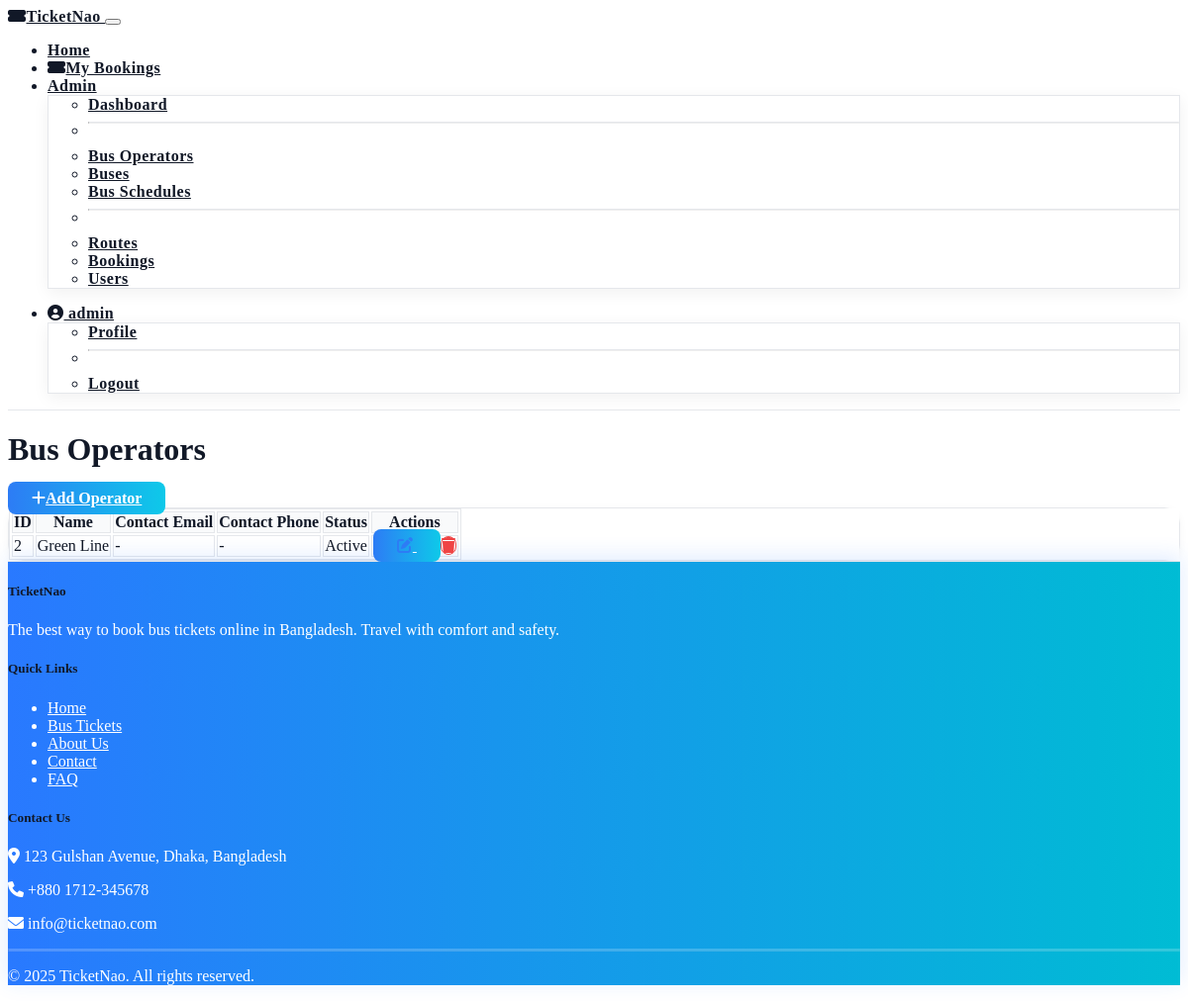
Page /admin-panel/operators/ (signed in) on the committed database.
### main/models.py (models this page shows, shortened)
class Operator(models.Model):
    name = models.CharField(max_length=100)
    description = models.TextField(blank=True, null=True)
    logo = models.URLField(blank=True, null=True)
    contact_email = models.EmailField(blank=True, null=True)
    contact_phone = models.CharField(max_length=20, blank=True, null=True)
    is_active = models.BooleanField(default=True)
    created_at = models.DateTimeField(auto_now_add=True)
    updated_at = models.DateTimeField(auto_now=True)

### admin_panel/views.py (the view)
# urls.py: path('operators/', views.operators, name='operators'),
@login_required
@user_passes_test(is_admin)
def operators(request):
    operators_list = Operator.objects.all()
    context = {
        'operators': operators_list,
    }
    return render(request, 'admin/operators.html', context)

### admin_panel/views.py (called while the page is built)
def is_admin(user):
    return user.is_authenticated and user.is_superuser

### templates/admin/operators.html (shortened to what this page needs)
{% extends 'base.html' %}
{% load static %}
{% block content %}
<div class="container py-4">
    <div class="d-flex justify-content-between align-items-center mb-4">
        <h1 class="mb-0">Bus Operators</h1>
        <a href="{% url 'admin_panel:add_operator' %}" class="btn btn-primary">
            <i class="fas fa-plus me-2"></i>Add Operator
        </a>
    </div>
    <div class="card">
        <div class="card-body">
            <div class="table-responsive">
                <table class="table table-striped table-hover datatable" id="operators-table">
                    <thead class="table-dark">
                        <tr>
                            <th>ID</th>
                            <th>Name</th>
                            <th>Contact Email</th>
                            <th>Contact Phone</th>
                            <th>Status</th>
                            <th>Actions</th>
                        </tr>
                    </thead>
                    <tbody>
                        {% for operator in operators %}
                        <tr>
                            <td>{{ operator.id }}</td>
                            <td>{{ operator.name }}</td>
                            <td>{{ operator.contact_email|default:"-" }}</td>
                            <td>{{ operator.contact_phone|default:"-" }}</td>
                            <td>
                                {% if operator.is_active %}
                                <span class="badge bg-success">Active</span>
                                {% else %}
                                <span class="badge bg-danger">Inactive</span>
                                {% endif %}
                            </td>
                            <td>
                                <div class="btn-group btn-group-sm" role="group">
                                    <a href="{% url 'admin_panel:edit_operator' operator.id %}" class="btn btn-primary" title="Edit">
                                        <i class="fas fa-edit"></i>
                                    </a>
                                    <a href="{% url 'admin_panel:delete_operator' operator.id %}" class="btn btn-danger" title="Delete">
                                        <i class="fas fa-trash"></i>
                                    </a>
                                </div>
                            </td>
                        </tr>
                        {% empty %}
                        <tr>
                            <td colspan="6" class="text-center">No operators found.</td>
                        </tr>
                        {% endfor %}
                    </tbody>
                </table>
            </div>
        </div>
    </div>
</div>
{% endblock %}

### templates/base.html (shortened to what this page needs)
<!DOCTYPE html>
{% load static %}
<html lang="en" data-bs-theme="dark">
<head>
    <link rel="stylesheet" href="https://cdn.replit.com/agent/bootstrap-agent-dark-theme.min.css">
    <link rel="stylesheet" href="https://cdnjs.cloudflare.com/ajax/libs/font-awesome/6.0.0/css/all.min.css">
    <link rel="stylesheet" href="https://cdn.jsdelivr.net/npm/simple-datatables@latest/dist/style.css">
    <link rel="stylesheet" href="{% static 'css/style.css' %}">
</head>
<body>
    <header>
        <nav class="navbar navbar-expand-lg navbar-vibrant">
            <div class="container">
                <a class="navbar-brand" href="{% url 'main:index' %}">
                    <i class="fas fa-ticket-alt me-2"></i>TicketNao
                </a>
                <button class="navbar-toggler" type="button" data-bs-toggle="collapse" data-bs-target="#navbarNav" aria-controls="navbarNav" aria-expanded="false" aria-label="Toggle navigation">
                </button>
                <div class="collapse navbar-collapse" id="navbarNav">
                    <ul class="navbar-nav me-auto">
                        <li class="nav-item">
                            <a class="nav-link {% if request.resolver_match.url_name == 'index' %}active{% endif %}" href="{% url 'main:index' %}">Home</a>
                        </li>
                        {% if user.is_authenticated %}
                        <li class="nav-item">
                            <a class="nav-link {% if request.resolver_match.url_name == 'my_bookings' %}active{% endif %}" href="{% url 'main:my_bookings' %}">
                                <i class="fas fa-ticket-alt me-2"></i>My Bookings
                            </a>
                        </li>
                        {% endif %}
                        {% if user.is_authenticated and user.is_superuser %}
                        <li class="nav-item dropdown">
                            <a class="nav-link dropdown-toggle" href="#" id="navbarDropdown" role="button" data-bs-toggle="dropdown" aria-expanded="false">
                                Admin
                            </a>
                            <ul class="dropdown-menu" aria-labelledby="navbarDropdown">
                                <li><a class="dropdown-item" href="{% url 'admin_panel:dashboard' %}">Dashboard</a></li>
                                <li><hr class="dropdown-divider"></li>
                                <li><a class="dropdown-item" href="{% url 'admin_panel:operators' %}">Bus Operators</a></li>
                                <li><a class="dropdown-item" href="{% url 'admin_panel:buses' %}">Buses</a></li>
                                <li><a class="dropdown-item" href="{% url 'admin_panel:schedules' %}">Bus Schedules</a></li>
                                <li><hr class="dropdown-divider"></li>
                                <li><a class="dropdown-item" href="{% url 'admin_panel:routes' %}">Routes</a></li>
                                <li><a class="dropdown-item" href="{% url 'admin_panel:bookings' %}">Bookings</a></li>
                                <li><a class="dropdown-item" href="{% url 'admin_panel:users' %}">Users</a></li>
                            </ul>
                        </li>
                        {% endif %}
                    </ul>
                    <ul class="navbar-nav">
                        {% if user.is_authenticated %}
                        <li class="nav-item dropdown">
                            <a class="nav-link dropdown-toggle" href="#" id="userDropdown" role="button" data-bs-toggle="dropdown" aria-expanded="false">
                                <i class="fas fa-user-circle me-1"></i> {{ user.username }}
                            </a>
                            <ul class="dropdown-menu dropdown-menu-end" aria-labelledby="userDropdown">
                                <li><a class="dropdown-item" href="{% url 'auth:profile' %}">Profile</a></li>
                                <li><hr class="dropdown-divider"></li>
                                <li><a class="dropdown-item" href="{% url 'auth:logout' %}">Logout</a></li>
                            </ul>
                        </li>
                        {% endif %}
                    </ul>
                </div>
            </div>
        </nav>
    </header>
    <main>
        {% block content %}{% endblock %}
    </main>
    <footer class="bg-dark text-light py-4 mt-5">
        <div class="container">
            <div class="row">
                <div class="col-lg-4 mb-3">
                    <h5 class="mb-3">TicketNao</h5>
                    <p>The best way to book bus tickets online in Bangladesh. Travel with comfort and safety.</p>
                </div>
                <div class="col-lg-4 mb-3">
                    <h5 class="mb-3">Quick Links</h5>
                    <ul class="list-unstyled">
                        <li><a href="{% url 'main:index' %}" class="text-decoration-none text-light">Home</a></li>
                        <li><a href="{% url 'main:index' %}" class="text-decoration-none text-light">Bus Tickets</a></li>
                        <li><a href="#" class="text-decoration-none text-light">About Us</a></li>
                        <li><a href="#" class="text-decoration-none text-light">Contact</a></li>
                        <li><a href="#" class="text-decoration-none text-light">FAQ</a></li>
                    </ul>
                </div>
                <div class="col-lg-4 mb-3">
                    <h5 class="mb-3">Contact Us</h5>
                    <p><i class="fas fa-map-marker-alt me-2"></i> 123 Gulshan Avenue, Dhaka, Bangladesh</p>
                    <p><i class="fas fa-phone me-2"></i> +880 1712-345678</p>
                    <p><i class="fas fa-envelope me-2"></i> info@ticketnao.com</p>
                </div>
            </div>
            <hr class="my-3">
            <div class="text-center">
                <p class="mb-0">&copy; {% now "Y" %} TicketNao. All rights reserved.</p>
            </div>
        </div>
    </footer>
</body>
</html>

### rows in the picture
Operator: id "2", name "Green Line", contact_email "-", contact_phone "-", is_active "Active"

### other values in the picture
{{ user.username }} "admin"
